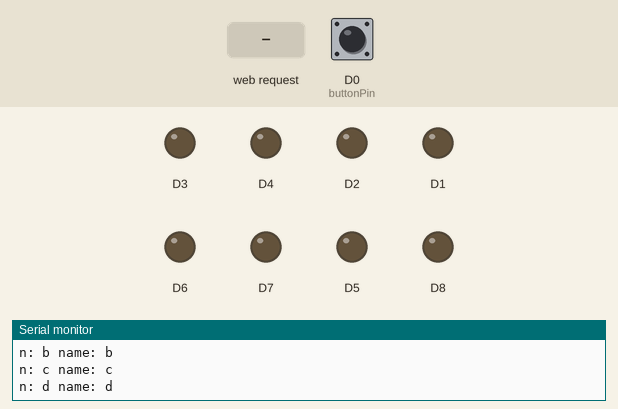
Recording of a sketch running on a simulated ESP8266 (Wemos D1 mini). On the bench: output pins drawn as LEDs (lit = HIGH), the last lines printed to the serial monitor. Inputs (shaded band) come from the test bench; at power-on: D0 (buttonPin) LOW.

Above: at 2.2 s.
2.3 s: HTTP request GET /registerSensor received
At 3.5 s:
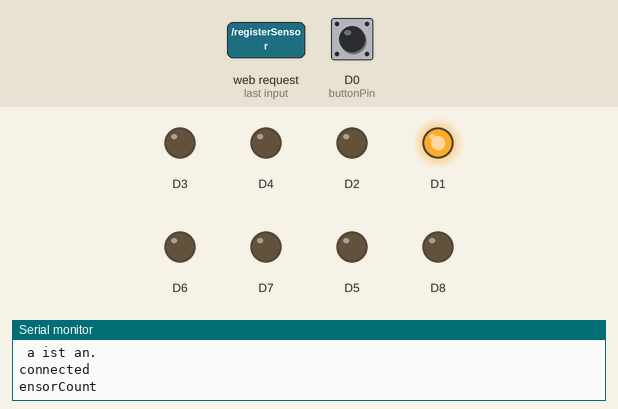
3.8 s: HTTP request GET /registerSensor received
At 4.6 s:
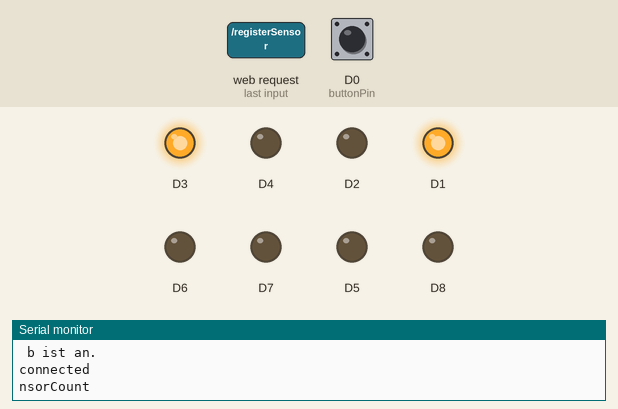
5.3 s: D0 (buttonPin) pulled HIGH for 0.15 s
At 5.8 s:
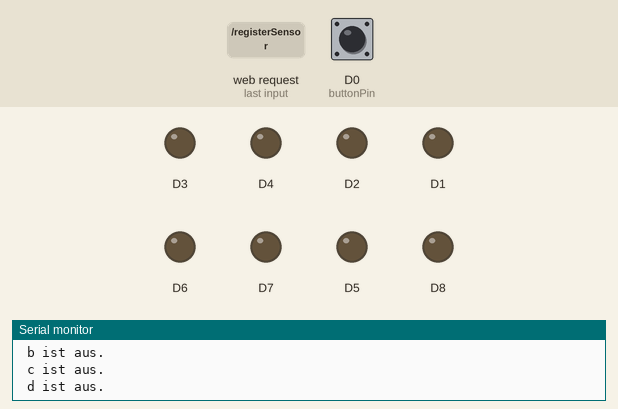
6.9 s: HTTP request GET /sensorActive received
At 8.1 s:
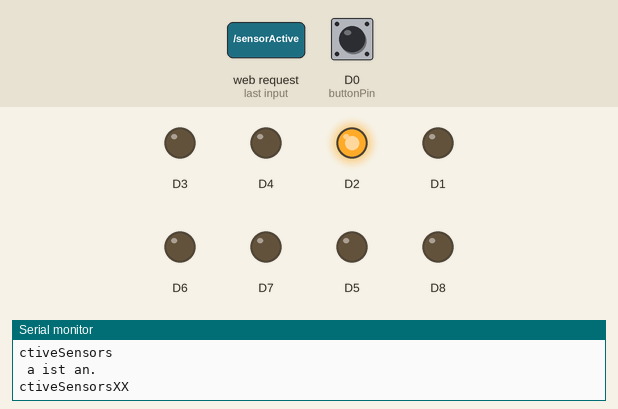
8.4 s: HTTP request GET /sensorActive received
At 9.4 s:
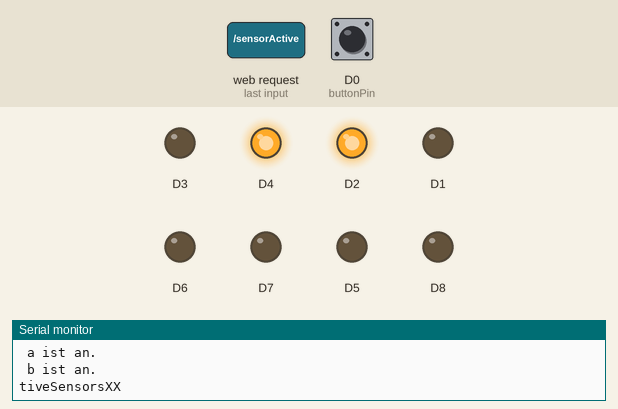
Timing chart, 0 to 10.9 s (numbered marks = the images above; inputs shaded):
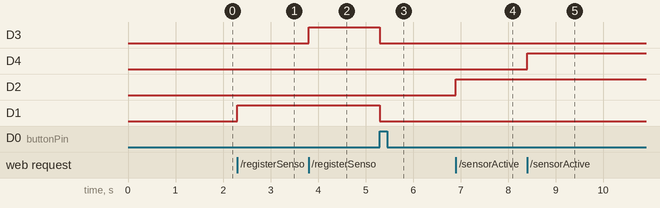

Measured:
- after the input at 2.3 s, D1: LOW → HIGH at once
- after the input at 3.8 s, D3: LOW → HIGH at once
- after the input at 5.3 s, D3, D1: HIGH → LOW at once
- after the input at 6.9 s, D2: LOW → HIGH at once
- after the input at 8.4 s, D4: LOW → HIGH at once

The sketch:

schlossWemosMitKlassen2.ino.ino
```cpp
#include "Lock.h"
#include <ESP8266WiFi.h>
#include <WiFiClient.h>
#include <ESP8266WebServer.h>

/* Set these to your desired credentials. */
const char *ssid = "ESPap";
const char *password = "thereisnospoon";
const int buttonPin = D0;
Lock lock;


ESP8266WebServer server(80);

/*void buttonPressed() {
  lock.setAllClientsConnected();
  server.send(200, "text/plain", "gehtlos");
}*/
void reg(){
  lock.registerDevice();
}

void sensAc(){
  lock.sensorActive();
}

void sensInAc(){
 lock.sensorInactive();
}

void setup() {
  pinMode(buttonPin, INPUT);
  delay(1000);
  Serial.begin(115200);
  Serial.println();
  Serial.print("Configuring access point...");
  WiFi.softAP(ssid, password);
  IPAddress myIP = WiFi.softAPIP();
  Serial.print("AP IP address: ");
  Serial.println(myIP);
  server.on("/registerSensor", reg);
  server.on("/sensorActive", sensAc);
  server.on("/sensorInactive", sensInAc);
  server.begin();
  Serial.println("HTTP server started");
  delay(1);
  lock.setSetter();
}

void loop() {
  //checkForNewClients();
  server.handleClient();
  if (!lock.isAllClientsRegistered()) {
    if (digitalRead(buttonPin) == HIGH){
      lock.setAllClientsConnected();
    }
  }
  /*
  if (lock.isAllSensorsActive()) {
    if (digitalRead(buttonPin) == HIGH) {
      //lock.openDoor();

    }
  }

  if(lock.isDoorOpen()){}
    //broadcast an alle "shutdown"

    if (digitalRead(buttonPin) == HIGH);
    */
}
```

Lock.cpp
```cpp
#include "Lock.h"

Lock::Lock() {
  allClientsConnected = false;
  doorOpen = false;
  sensorCount = 0;
  activeSensors = 0;
  red = 'r';
  blue = 'b';
  purple = 'p';

}

void Lock::setSetter(){

  leds[0].setLED('a', D1, D2);
  leds[1].setLED('b', D3, D4);
  leds[2].setLED('c', D5, D6);
  leds[3].setLED('d', D7, D8);
}

void Lock::registerDevice() {
  sensorCount++;
  for (int i = 0; i<sensorCount; i++)
    leds[i].setColor(red);//leds werden geschaltet

  Serial.println("connected");
  Serial.println("sensorCount " +sensorCount);//zahl wird nicht ausgegeben
}

void Lock::setRing() {
  Serial.println("activeSensors " +activeSensors);//zahl wird nicht ausgegeben
  for (int i = 0; i < activeSensors; i++)
    leds[i].setColor(blue);//leds werden nicht geschaltet

  if (activeSensors == sensorCount)
    allSensorsActive = true;
  else
    allSensorsActive = false;
}

void Lock::sensorActive() {
  if(allClientsConnected){
    activeSensors++;
    setRing();
    Serial.println("activeSensorsXX " +activeSensors);
  }
}

void Lock::sensorInactive() {
  if(allClientsConnected){
    activeSensors--;
    setRing();
  }
}

void Lock::setAllClientsConnected() {
  allClientsConnected = true;
  for (int i = 0; i < 4; i++)
    leds[i].setOff();
}

void Lock::openDoor() {
  //something
  doorOpen = true;
}

bool Lock::isAllClientsRegistered() {
  return allClientsConnected;
}

bool Lock::isAllSensorsActive() {
  return allSensorsActive;
}

bool Lock::isDoorOpen() {
  return doorOpen;
}
```

Lock.h
```cpp
//Lock.h

#ifndef _LOCK_h
#define _LOCK_h

#if defined(ARDUINO) && ARDUINO >= 100
  #include "arduino.h"
  #include "TwoColoredLED.h"
#else
  #include "WProgram.h"
#endif
class Lock{
public:
  Lock();
  void registerDevice();
  void sensorActive();
  void sensorInactive();
  void setAllClientsConnected();
  void openDoor();
  bool isAllClientsRegistered();
  bool isAllSensorsActive();
  bool isDoorOpen();
  void setSetter();

private:
  void setRing();
  int sensorCount;
  int activeSensors;
  bool allClientsConnected;
  bool allSensorsActive;
  bool doorOpen;
  TwoColoredLED leds[4] ;
  char red;
  char blue;
  char purple;
};
#endif
```

TwoColoredLED.cpp
```cpp
#include "TwoColoredLED.h"

TwoColoredLED::TwoColoredLED(){
  mStatus = false;
}

void TwoColoredLED::setLED(char n, int red, int blue){
  mRed = red;
  mBlue = blue;
  pinMode(mRed, OUTPUT);
  pinMode(mBlue, OUTPUT);
  mName = n;
  Serial.println("n: "+ mName + " name: " +mName);
}

void TwoColoredLED::setColor(char color){
  switch(color){
    case 'r':
      digitalWrite(mRed, HIGH);
      break;
    case 'b':
      digitalWrite(mBlue, HIGH);
      break;
    case 'p':
      digitalWrite(mRed, HIGH);
      digitalWrite(mBlue, HIGH);
      break;
  }
  mStatus = true;
  Serial.println(" " + mName + " ist an.");
}

void TwoColoredLED::setOff(){
    digitalWrite(mRed, LOW);
    digitalWrite(mBlue, LOW);
    mStatus = false;
    Serial.println(" " + mName + " ist aus.");
}

bool TwoColoredLED::isOn(){
  return mStatus;
}
```

TwoColoredLED.h
```cpp
#ifndef _TWOCOLOREDLED_h
#define _TWOCOLOREDLED_h

#if defined(ARDUINO) && ARDUINO >= 100
  #include "arduino.h"
#else
  #include "WProgram.h"
#endif
class TwoColoredLED{
 private:
  int mBlue;
  int mRed;
  bool mStatus;
  String mName;

 public:
  TwoColoredLED();
  void setColor(char);
  void setOff();
  void setLED(char, int, int);
  bool isOn();

};
#endif
```
